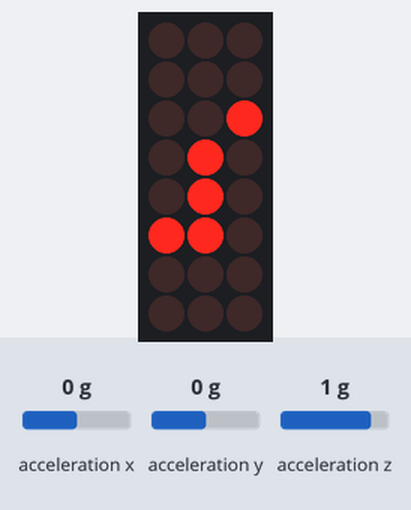
A sketch run on a simulated Arduino Uno, built with avr-gcc and run on an emulated ATmega328P. Shown: 3×8 LED matrix. Wiring (inferred from the names in the program): LED matrix (orientation assumed): rows pin 2, pin 3, pin 4, pin 5, pin 6, pin 7, pin 8, pin 9; columns pin 16, pin 17, pin 12. The test bench sets the inputs (shaded band); at power-on: acceleration x 0 g, acceleration y 0 g, acceleration z 1 g. Random numbers use the default seed unless the sketch sets one.

Above: at 1.2 s.
1.3 s: acceleration x set to -1.4 g
At 2.9 s:
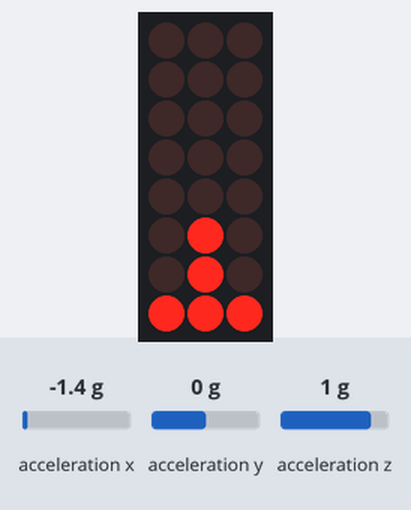
3.2 s: acceleration y set to -1.4 g
At 4.0 s:
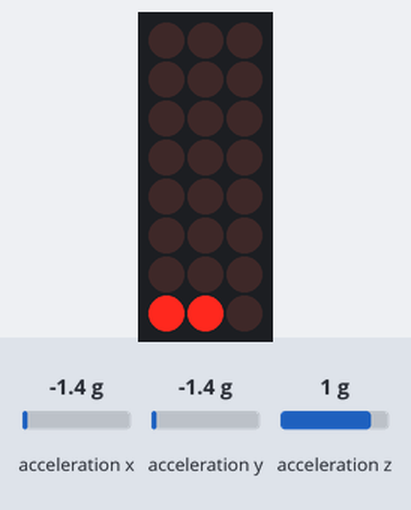
5.1 s: acceleration x set to 1.4 g
At 6.6 s:
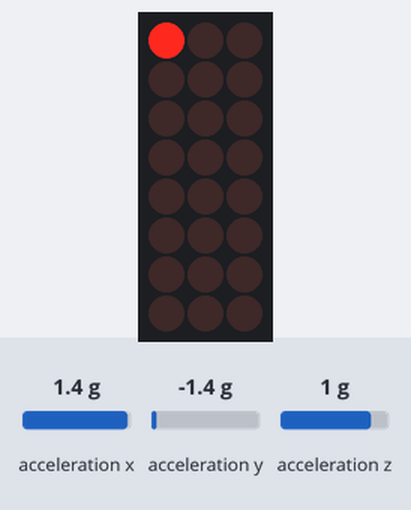
6.9 s: acceleration y set to 1.4 g
At 8.6 s:
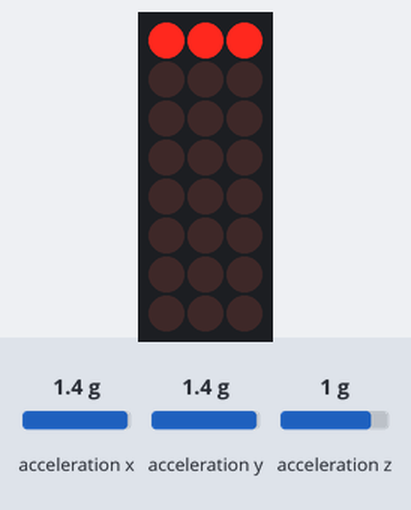
8.8 s: acceleration y set to -0.8 g
At 9.15 s:
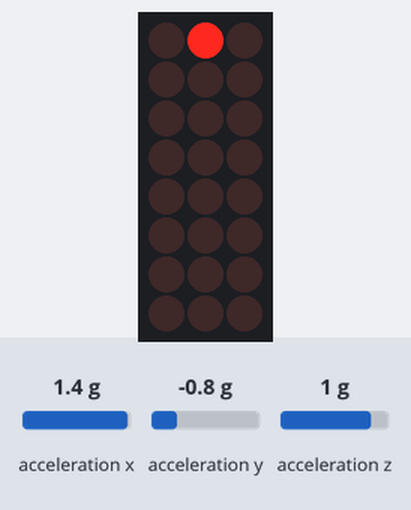
10.5 s: acceleration x set to -0.8 g
At 12.2 s:
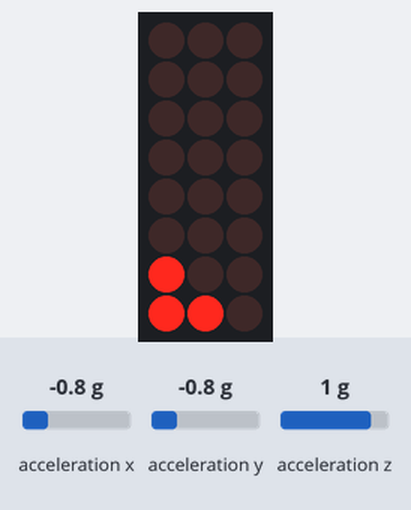
Timing chart, 0 to 13.4 s (numbered marks = the images above; inputs shaded):
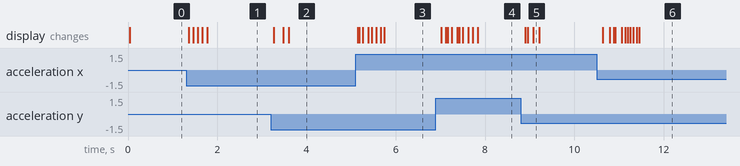

The sketch:

LED_Gravity_Cube.ino
```cpp
#include <Wire.h>
#include <Adafruit_Sensor.h>
#include <Adafruit_ADXL345_U.h>

// creating accelerator object
Adafruit_ADXL345_Unified accel = Adafruit_ADXL345_Unified();
sensors_event_t event;

// defining pins to control LED matrix
int row[8] = {2, 3, 4, 5, 6, 7, 8, 9};
int col[8] = {10, 11, 12, 13, 17, 16, 15, 14};
int x1 = 4;
int y1 = 4;
int x2 = 6;
int y2 = 6;
int x3 = 5;
int y3 = 4;
int x4 = 4;
int y4 = 5;
int x5 = 5;
int y5 = 5;
int x6 = 6;
int y6 = 5;
int x7 = 3;
int y7 = 3;
int x8 = 3;
int y8 = 4;

// timings
unsigned long aCzas = 0;
unsigned long zapCzasX1 = 0;
unsigned long zapCzasY1 = 0;
unsigned long zapCzasX2 = 0;
unsigned long zapCzasY2 = 0;
unsigned long zapCzasX3 = 0;
unsigned long zapCzasY3 = 0;
unsigned long zapCzasX4 = 0;
unsigned long zapCzasY4 = 0;
unsigned long zapCzasX5 = 0;
unsigned long zapCzasY5 = 0;
unsigned long zapCzasX6 = 0;
unsigned long zapCzasY6 = 0;
unsigned long zapCzasX7 = 0;
unsigned long zapCzasY7 = 0;
unsigned long zapCzasX8 = 0;
unsigned long zapCzasY8 = 0;

// coordinates of points on matrix
int occ_col[8] = {4,6,4,5,5,5,3,4};
int occ_row[8] = {4,6,5,4,5,6,3,3};

// function to turn on one pixel
void LED(int x,int y){
  for (int i = 0; i<8;i++){
    digitalWrite(col[i],LOW);
    digitalWrite(row[i],HIGH);
  }
  digitalWrite(col[y-1],HIGH);
  digitalWrite(row[x-1],LOW);
  delayMicroseconds(100);
}

// check if given point is free
bool free_cor(int x,int y,int pos){
  for(int i=0; i<8; i++){
    if(i==pos){continue;}
    if(occ_col[i]==y && occ_row[i]==x){return false;}
  }
  return true;
}

// function that controls one pixel
void point(int& x,int& y,unsigned long& zapCzasX,unsigned long& zapCzasY,int pos){
  long ran = random(50,80);
  if((abs(event.acceleration.x) > 2) && (aCzas - zapCzasX > 1/abs(event.acceleration.x)*500UL+ran)){
    if(event.acceleration.x>=0 && free_cor(x-1,y,pos)){x-=1;}
    if(event.acceleration.x<0 && free_cor(x+1,y,pos)){x+=1;}
    if(x>=8){x=8;}
    if(x<=1){x=1;}
    occ_row[pos] = x;
    zapCzasX = millis();
  }

  if((abs(event.acceleration.y) > 2) && (aCzas - zapCzasY > 1/abs(event.acceleration.y)*500UL+ran)){
    if(event.acceleration.y>=0 && free_cor(x,y-1,pos)){y-=1;}
    if(event.acceleration.y<0 && free_cor(x,y+1,pos)){y+=1;}
    if(y>=8){y=8;}
    if(y<=1){y=1;}
    occ_col[pos] = y;
    zapCzasY = millis();
  }
  LED(x,y);
}

void setup() {
  accel.begin();
  for(int i=0; i<8; i++){
    pinMode(row[i],OUTPUT);
    pinMode(col[i],OUTPUT);
    digitalWrite(row[i],HIGH);
  }
}

void loop() {
  accel.getEvent(&event);
  aCzas = millis();
  point(x1,y1,zapCzasX1,zapCzasY1,0);
  point(x2,y2,zapCzasX2,zapCzasY2,1);
  point(x3,y3,zapCzasX3,zapCzasY3,2);
  point(x4,y4,zapCzasX4,zapCzasY4,3);
  point(x5,y5,zapCzasX5,zapCzasY5,4);
  point(x6,y6,zapCzasX6,zapCzasY6,5);
  point(x7,y7,zapCzasX7,zapCzasY7,6);
  point(x8,y8,zapCzasX8,zapCzasY8,7);
}
```

Measured:
- after the input at 1.3 s, the display: first changes after 0.06 s (image 1 shows a later state)
- after the input at 3.2 s, the display: first changes after 0.06 s (image 2 shows a later state)
- after the input at 5.1 s, the display: first changes at once (image 3 shows a later state)
- after the input at 6.9 s, the display: first changes after 0.12 s (image 4 shows a later state)
- after the input at 8.8 s, the display: first changes after 0.10 s (image 5 shows a later state)
- after the input at 10.5 s, the display: first changes after 0.14 s (image 6 shows a later state)
